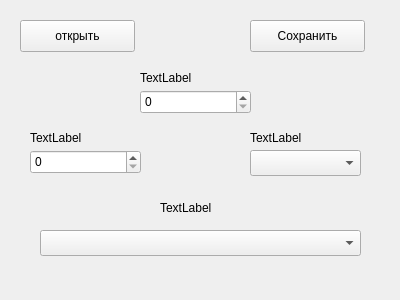
<?xml version="1.0" encoding="UTF-8"?>
<ui version="4.0">
 <class>Widget</class>
 <widget class="QWidget" name="Widget">
  <property name="geometry">
   <rect>
    <x>0</x>
    <y>0</y>
    <width>400</width>
    <height>300</height>
   </rect>
  </property>
  <property name="windowTitle">
   <string>Widget</string>
  </property>
  <widget class="QPushButton" name="pushButton">
   <property name="geometry">
    <rect>
     <x>20</x>
     <y>20</y>
     <width>115</width>
     <height>32</height>
    </rect>
   </property>
   <property name="text">
    <string>открыть</string>
   </property>
  </widget>
  <widget class="QSpinBox" name="spinBox">
   <property name="geometry">
    <rect>
     <x>140</x>
     <y>90</y>
     <width>111</width>
     <height>24</height>
    </rect>
   </property>
  </widget>
  <widget class="QSpinBox" name="spinBox_2">
   <property name="geometry">
    <rect>
     <x>30</x>
     <y>150</y>
     <width>111</width>
     <height>24</height>
    </rect>
   </property>
  </widget>
  <widget class="QComboBox" name="comboBox">
   <property name="geometry">
    <rect>
     <x>40</x>
     <y>230</y>
     <width>321</width>
     <height>26</height>
    </rect>
   </property>
  </widget>
  <widget class="QLabel" name="label">
   <property name="geometry">
    <rect>
     <x>140</x>
     <y>70</y>
     <width>101</width>
     <height>16</height>
    </rect>
   </property>
   <property name="text">
    <string>TextLabel</string>
   </property>
  </widget>
  <widget class="QLabel" name="label_2">
   <property name="geometry">
    <rect>
     <x>30</x>
     <y>130</y>
     <width>101</width>
     <height>16</height>
    </rect>
   </property>
   <property name="text">
    <string>TextLabel</string>
   </property>
  </widget>
  <widget class="QLabel" name="label_3">
   <property name="geometry">
    <rect>
     <x>160</x>
     <y>200</y>
     <width>131</width>
     <height>16</height>
    </rect>
   </property>
   <property name="text">
    <string>TextLabel</string>
   </property>
  </widget>
  <widget class="QPushButton" name="pushButton_2">
   <property name="geometry">
    <rect>
     <x>250</x>
     <y>20</y>
     <width>115</width>
     <height>32</height>
    </rect>
   </property>
   <property name="text">
    <string>Сохранить</string>
   </property>
  </widget>
  <widget class="QComboBox" name="comboBox_2">
   <property name="geometry">
    <rect>
     <x>250</x>
     <y>150</y>
     <width>111</width>
     <height>26</height>
    </rect>
   </property>
  </widget>
  <widget class="QLabel" name="label_4">
   <property name="geometry">
    <rect>
     <x>250</x>
     <y>130</y>
     <width>59</width>
     <height>16</height>
    </rect>
   </property>
   <property name="text">
    <string>TextLabel</string>
   </property>
  </widget>
 </widget>
 <layoutdefault spacing="6" margin="11"/>
 <resources/>
 <connections/>
</ui>
